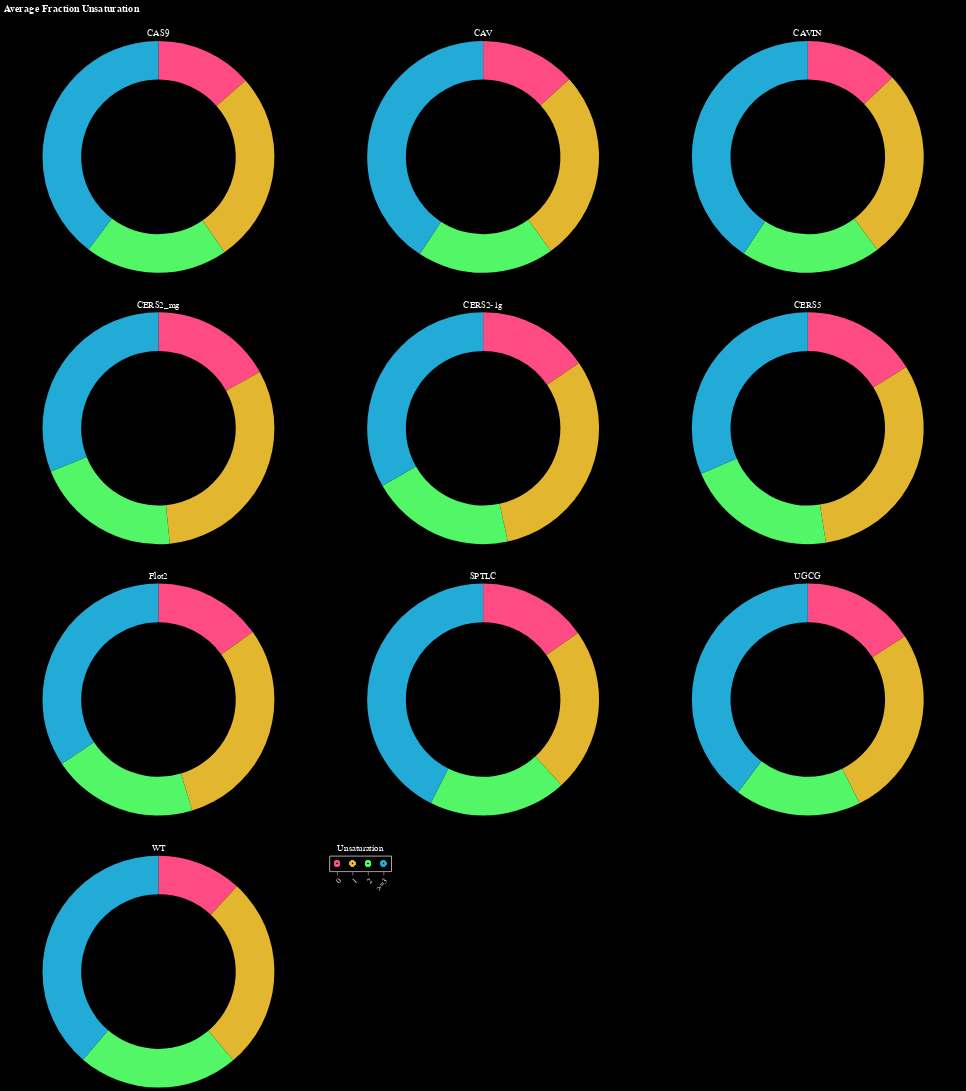

The code cell stored with this chart in its notebook:
### Markdown cell above
# Donut Chart, Grouped Unsaturation

### Code cell
chart_list = []

# create selection tool
click = alt.selection_point(fields=['Unsaturation'])

# create head group legend
unsat = alt.Chart(u2_long).mark_point().encode(
    x=alt.X('Unsaturation:O').axis(labelAngle=-45),
    color=alt.condition(click, 'Unsaturation', alt.value('lightgray')),
    ).add_params(click).properties(title={'text':[], 'subtitle':'Unsaturation', 'subtitleColor':'white'})

for ptn in u2_long['Mutation'].unique():
    source = u2_long[u2_long['Mutation'] == ptn]
    
    donut = alt.Chart(source).mark_arc(innerRadius=100).encode(
        theta='mean(Fraction):Q',
        color=alt.condition(click, 'Unsaturation:O', alt.value('lightgray'), scale=alt.Scale(scheme='rainbow'), legend=None),
        opacity = alt.condition(click, alt.value(1), alt.value(0.1)),
        tooltip=['Unsaturation', 'mean(Fraction)']
    ).add_params(click).properties(
        width=400,
        title={'text':[], 'subtitle':ptn, 'subtitleColor':'white'}
    )
    
    chart_list.append(donut)
    
d2 = alt.hconcat(*chart_list[:3]) & alt.hconcat(*chart_list[3:6]) & alt.hconcat(*chart_list[6:9]) & (chart_list[9] | unsat)
d2 = d2.properties(title=alt.Title('Average Fraction Unsaturation', color='white')).configure(background='black').configure_axis(labelColor='white')
d2

### Figure 1 — Vega-Lite specification as saved in the notebook (floating-point values rounded to 4 significant figures; data arrays with more than 128 entries replaced by an {"elided": "..."} marker saying what was removed)
{"config": {"view": {"continuousWidth": 300, "continuousHeight": 300}, "axis": {"labelColor": "white"}, "background": "black"}, "vconcat": [{"hconcat": [{"data": {"name": "data-3042a92091769aa21554ed6587cd1582"}, "mark": {"type": "arc", "innerRadius": 100}, "encoding": {"color": {"condition": {"param": "param_4", "field": "Unsaturation", "type": "ordinal", "scale": {"scheme": "rainbow"}, "legend": null}, "value": "lightgray"}, "opacity": {"condition": {"param": "param_4", "value": 1}, "value": 0.1}, "theta": {"aggregate": "mean", "field": "Fraction", "type": "quantitative"}, "tooltip": [{"field": "Unsaturation", "type": "nominal"}, {"aggregate": "mean", "field": "Fraction", "type": "quantitative"}]}, "name": "view_14", "title": {"text": [], "subtitle": "CAS9", "subtitleColor": "white"}, "width": 400}, {"data": {"name": "data-0f4c6e38a313f4143655199e00d0425f"}, "mark": {"type": "arc", "innerRadius": 100}, "encoding": {"color": {"condition": {"param": "param_4", "field": "Unsaturation", "type": "ordinal", "scale": {"scheme": "rainbow"}, "legend": null}, "value": "lightgray"}, "opacity": {"condition": {"param": "param_4", "value": 1}, "value": 0.1}, "theta": {"aggregate": "mean", "field": "Fraction", "type": "quantitative"}, "tooltip": [{"field": "Unsaturation", "type": "nominal"}, {"aggregate": "mean", "field": "Fraction", "type": "quantitative"}]}, "name": "view_15", "title": {"text": [], "subtitle": "CAV", "subtitleColor": "white"}, "width": 400}, {"data": {"name": "data-5d02dd743171b5985cb5dafcbd45f8a6"}, "mark": {"type": "arc", "innerRadius": 100}, "encoding": {"color": {"condition": {"param": "param_4", "field": "Unsaturation", "type": "ordinal", "scale": {"scheme": "rainbow"}, "legend": null}, "value": "lightgray"}, "opacity": {"condition": {"param": "param_4", "value": 1}, "value": 0.1}, "theta": {"aggregate": "mean", "field": "Fraction", "type": "quantitative"}, "tooltip": [{"field": "Unsaturation", "type": "nominal"}, {"aggregate": "mean", "field": "Fraction", "type": "quantitative"}]}, "name": "view_16", "title": {"text": [], "subtitle": "CAVIN", "subtitleColor": "white"}, "width": 400}]}, {"hconcat": [{"data": {"name": "data-28bd63e63a69ec38714b40d825d2c41c"}, "mark": {"type": "arc", "innerRadius": 100}, "encoding": {"color": {"condition": {"param": "param_4", "field": "Unsaturation", "type": "ordinal", "scale": {"scheme": "rainbow"}, "legend": null}, "value": "lightgray"}, "opacity": {"condition": {"param": "param_4", "value": 1}, "value": 0.1}, "theta": {"aggregate": "mean", "field": "Fraction", "type": "quantitative"}, "tooltip": [{"field": "Unsaturation", "type": "nominal"}, {"aggregate": "mean", "field": "Fraction", "type": "quantitative"}]}, "name": "view_17", "title": {"text": [], "subtitle": "CERS2_mg", "subtitleColor": "white"}, "width": 400}, {"data": {"name": "data-d91644dd60954953557574cc71f16f52"}, "mark": {"type": "arc", "innerRadius": 100}, "encoding": {"color": {"condition": {"param": "param_4", "field": "Unsaturation", "type": "ordinal", "scale": {"scheme": "rainbow"}, "legend": null}, "value": "lightgray"}, "opacity": {"condition": {"param": "param_4", "value": 1}, "value": 0.1}, "theta": {"aggregate": "mean", "field": "Fraction", "type": "quantitative"}, "tooltip": [{"field": "Unsaturation", "type": "nominal"}, {"aggregate": "mean", "field": "Fraction", "type": "quantitative"}]}, "name": "view_18", "title": {"text": [], "subtitle": "CERS2-1g", "subtitleColor": "white"}, "width": 400}, {"data": {"name": "data-6029d71169fee7cff228c3e3910bc25c"}, "mark": {"type": "arc", "innerRadius": 100}, "encoding": {"color": {"condition": {"param": "param_4", "field": "Unsaturation", "type": "ordinal", "scale": {"scheme": "rainbow"}, "legend": null}, "value": "lightgray"}, "opacity": {"condition": {"param": "param_4", "value": 1}, "value": 0.1}, "theta": {"aggregate": "mean", "field": "Fraction", "type": "quantitative"}, "tooltip": [{"field": "Unsaturation", "type": "nominal"}, {"aggregate": "mean", "field": "Fraction", "type": "quantitative"}]}, "name": "view_19", "title": {"text": [], "subtitle": "CERS5", "subtitleColor": "white"}, "width": 400}]}, {"hconcat": [{"data": {"name": "data-eaef50a91707e74e3095ec5758187a68"}, "mark": {"type": "arc", "innerRadius": 100}, "encoding": {"color": {"condition": {"param": "param_4", "field": "Unsaturation", "type": "ordinal", "scale": {"scheme": "rainbow"}, "legend": null}, "value": "lightgray"}, "opacity": {"condition": {"param": "param_4", "value": 1}, "value": 0.1}, "theta": {"aggregate": "mean", "field": "Fraction", "type": "quantitative"}, "tooltip": [{"field": "Unsaturation", "type": "nominal"}, {"aggregate": "mean", "field": "Fraction", "type": "quantitative"}]}, "name": "view_20", "title": {"text": [], "subtitle": "Flot2", "subtitleColor": "white"}, "width": 400}, {"data": {"name": "data-da81b1ef229a3da075fb353fbbcabd37"}, "mark": {"type": "arc", "innerRadius": 100}, "encoding": {"color": {"condition": {"param": "param_4", "field": "Unsaturation", "type": "ordinal", "scale": {"scheme": "rainbow"}, "legend": null}, "value": "lightgray"}, "opacity": {"condition": {"param": "param_4", "value": 1}, "value": 0.1}, "theta": {"aggregate": "mean", "field": "Fraction", "type": "quantitative"}, "tooltip": [{"field": "Unsaturation", "type": "nominal"}, {"aggregate": "mean", "field": "Fraction", "type": "quantitative"}]}, "name": "view_21", "title": {"text": [], "subtitle": "SPTLC", "subtitleColor": "white"}, "width": 400}, {"data": {"name": "data-f3cec93f6332734d111af517df61f6cd"}, "mark": {"type": "arc", "innerRadius": 100}, "encoding": {"color": {"condition": {"param": "param_4", "field": "Unsaturation", "type": "ordinal", "scale": {"scheme": "rainbow"}, "legend": null}, "value": "lightgray"}, "opacity": {"condition": {"param": "param_4", "value": 1}, "value": 0.1}, "theta": {"aggregate": "mean", "field": "Fraction", "type": "quantitative"}, "tooltip": [{"field": "Unsaturation", "type": "nominal"}, {"aggregate": "mean", "field": "Fraction", "type": "quantitative"}]}, "name": "view_22", "title": {"text": [], "subtitle": "UGCG", "subtitleColor": "white"}, "width": 400}]}, {"hconcat": [{"data": {"name": "data-65ba57377684419d6f5cab4855d2c652"}, "mark": {"type": "arc", "innerRadius": 100}, "encoding": {"color": {"condition": {"param": "param_4", "field": "Unsaturation", "type": "ordinal", "scale": {"scheme": "rainbow"}, "legend": null}, "value": "lightgray"}, "opacity": {"condition": {"param": "param_4", "value": 1}, "value": 0.1}, "theta": {"aggregate": "mean", "field": "Fraction", "type": "quantitative"}, "tooltip": [{"field": "Unsaturation", "type": "nominal"}, {"aggregate": "mean", "field": "Fraction", "type": "quantitative"}]}, "name": "view_23", "title": {"text": [], "subtitle": "WT", "subtitleColor": "white"}, "width": 400}, {"data": {"name": "data-36bb5b4a193879c8e32933f67e96ed72"}, "mark": {"type": "point"}, "encoding": {"color": {"condition": {"param": "param_4", "field": "Unsaturation"}, "value": "lightgray"}, "x": {"axis": {"labelAngle": -45}, "field": "Unsaturation", "type": "ordinal"}}, "name": "view_24", "title": {"text": [], "subtitle": "Unsaturation", "subtitleColor": "white"}}]}], "params": [{"name": "param_4", "select": {"type": "point", "fields": ["Unsaturation"]}, "views": ["view_14", "view_15", "view_16", "view_17", "view_18", "view_19", "view_20", "view_21", "view_22", "view_23", "view_24"]}], "title": {"text": "Average Fraction Unsaturation", "color": "white"}, "$schema": "https://vega.github.io/schema/vega-lite/v5.16.3.json", "datasets": {"data-3042a92091769aa21554ed6587cd1582": [{"Mutation": "CAS9", "Unsaturation": "0", "Fraction": 0.1299}, {"Mutation": "CAS9", "Unsaturation": "0", "Fraction": 0.1413}, {"Mutation": "CAS9", "Unsaturation": "0", "Fraction": 0.131}, {"Mutation": "CAS9", "Unsaturation": "0", "Fraction": 0.1389}, {"Mutation": "CAS9", "Unsaturation": "1", "Fraction": 0.2677}, {"Mutation": "CAS9", "Unsaturation": "1", "Fraction": 0.2695}, {"Mutation": "CAS9", "Unsaturation": "1", "Fraction": 0.2688}, {"Mutation": "CAS9", "Unsaturation": "1", "Fraction": 0.2672}, {"Mutation": "CAS9", "Unsaturation": "2", "Fraction": 0.1997}, {"Mutation": "CAS9", "Unsaturation": "2", "Fraction": 0.1964}, {"Mutation": "CAS9", "Unsaturation": "2", "Fraction": 0.2014}, {"Mutation": "CAS9", "Unsaturation": "2", "Fraction": 0.2004}, {"Mutation": "CAS9", "Unsaturation": ">=3", "Fraction": 0.4027}, {"Mutation": "CAS9", "Unsaturation": ">=3", "Fraction": 0.3928}, {"Mutation": "CAS9", "Unsaturation": ">=3", "Fraction": 0.3988}, {"Mutation": "CAS9", "Unsaturation": ">=3", "Fraction": 0.3935}], "data-0f4c6e38a313f4143655199e00d0425f": [{"Mutation": "CAV", "Unsaturation": "0", "Fraction": 0.1301}, {"Mutation": "CAV", "Unsaturation": "0", "Fraction": 0.125}, {"Mutation": "CAV", "Unsaturation": "0", "Fraction": 0.1498}, {"Mutation": "CAV", "Unsaturation": "0", "Fraction": 0.1278}, {"Mutation": "CAV", "Unsaturation": "1", "Fraction": 0.2716}, {"Mutation": "CAV", "Unsaturation": "1", "Fraction": 0.261}, {"Mutation": "CAV", "Unsaturation": "1", "Fraction": 0.2695}, {"Mutation": "CAV", "Unsaturation": "1", "Fraction": 0.2682}, {"Mutation": "CAV", "Unsaturation": "2", "Fraction": 0.182}, {"Mutation": "CAV", "Unsaturation": "2", "Fraction": 0.1858}, {"Mutation": "CAV", "Unsaturation": "2", "Fraction": 0.1992}, {"Mutation": "CAV", "Unsaturation": "2", "Fraction": 0.1976}, {"Mutation": "CAV", "Unsaturation": ">=3", "Fraction": 0.4164}, {"Mutation": "CAV", "Unsaturation": ">=3", "Fraction": 0.4281}, {"Mutation": "CAV", "Unsaturation": ">=3", "Fraction": 0.3815}, {"Mutation": "CAV", "Unsaturation": ">=3", "Fraction": 0.4064}], "data-5d02dd743171b5985cb5dafcbd45f8a6": [{"Mutation": "CAVIN", "Unsaturation": "0", "Fraction": 0.1367}, {"Mutation": "CAVIN", "Unsaturation": "0", "Fraction": 0.1278}, {"Mutation": "CAVIN", "Unsaturation": "0", "Fraction": 0.1284}, {"Mutation": "CAVIN", "Unsaturation": "0", "Fraction": 0.1271}, {"Mutation": "CAVIN", "Unsaturation": "1", "Fraction": 0.2748}, {"Mutation": "CAVIN", "Unsaturation": "1", "Fraction": 0.2707}, {"Mutation": "CAVIN", "Unsaturation": "1", "Fraction": 0.2608}, {"Mutation": "CAVIN", "Unsaturation": "1", "Fraction": 0.2639}, {"Mutation": "CAVIN", "Unsaturation": "2", "Fraction": 0.2044}, {"Mutation": "CAVIN", "Unsaturation": "2", "Fraction": 0.2041}, {"Mutation": "CAVIN", "Unsaturation": "2", "Fraction": 0.1897}, {"Mutation": "CAVIN", "Unsaturation": "2", "Fraction": 0.1843}, {"Mutation": "CAVIN", "Unsaturation": ">=3", "Fraction": 0.3841}, {"Mutation": "CAVIN", "Unsaturation": ">=3", "Fraction": 0.3974}, {"Mutation": "CAVIN", "Unsaturation": ">=3", "Fraction": 0.421}, {"Mutation": "CAVIN", "Unsaturation": ">=3", "Fraction": 0.4247}], "data-28bd63e63a69ec38714b40d825d2c41c": [{"Mutation": "CERS2_mg", "Unsaturation": "0", "Fraction": 0.1515}, {"Mutation": "CERS2_mg", "Unsaturation": "0", "Fraction": 0.1737}, {"Mutation": "CERS2_mg", "Unsaturation": "0", "Fraction": 0.1774}, {"Mutation": "CERS2_mg", "Unsaturation": "0", "Fraction": 0.1746}, {"Mutation": "CERS2_mg", "Unsaturation": "1", "Fraction": 0.3217}, {"Mutation": "CERS2_mg", "Unsaturation": "1", "Fraction": 0.3157}, {"Mutation": "CERS2_mg", "Unsaturation": "1", "Fraction": 0.3115}, {"Mutation": "CERS2_mg", "Unsaturation": "1", "Fraction": 0.3116}, {"Mutation": "CERS2_mg", "Unsaturation": "2", "Fraction": 0.2061}, {"Mutation": "CERS2_mg", "Unsaturation": "2", "Fraction": 0.2038}, {"Mutation": "CERS2_mg", "Unsaturation": "2", "Fraction": 0.2046}, {"Mutation": "CERS2_mg", "Unsaturation": "2", "Fraction": 0.2049}, {"Mutation": "CERS2_mg", "Unsaturation": ">=3", "Fraction": 0.3207}, {"Mutation": "CERS2_mg", "Unsaturation": ">=3", "Fraction": 0.3068}, {"Mutation": "CERS2_mg", "Unsaturation": ">=3", "Fraction": 0.3065}, {"Mutation": "CERS2_mg", "Unsaturation": ">=3", "Fraction": 0.3088}], "data-d91644dd60954953557574cc71f16f52": [{"Mutation": "CERS2-1g", "Unsaturation": "0", "Fraction": 0.1499}, {"Mutation": "CERS2-1g", "Unsaturation": "0", "Fraction": 0.1381}, {"Mutation": "CERS2-1g", "Unsaturation": "0", "Fraction": 0.1672}, {"Mutation": "CERS2-1g", "Unsaturation": "0", "Fraction": 0.1649}, {"Mutation": "CERS2-1g", "Unsaturation": "1", "Fraction": 0.3006}, {"Mutation": "CERS2-1g", "Unsaturation": "1", "Fraction": 0.3064}, {"Mutation": "CERS2-1g", "Unsaturation": "1", "Fraction": 0.3183}, {"Mutation": "CERS2-1g", "Unsaturation": "1", "Fraction": 0.3181}, {"Mutation": "CERS2-1g", "Unsaturation": "2", "Fraction": 0.196}, {"Mutation": "CERS2-1g", "Unsaturation": "2", "Fraction": 0.205}, {"Mutation": "CERS2-1g", "Unsaturation": "2", "Fraction": 0.2}, {"Mutation": "CERS2-1g", "Unsaturation": "2", "Fraction": 0.2049}, {"Mutation": "CERS2-1g", "Unsaturation": ">=3", "Fraction": 0.3536}, {"Mutation": "CERS2-1g", "Unsaturation": ">=3", "Fraction": 0.3505}, {"Mutation": "CERS2-1g", "Unsaturation": ">=3", "Fraction": 0.3145}, {"Mutation": "CERS2-1g", "Unsaturation": ">=3", "Fraction": 0.3121}], "data-6029d71169fee7cff228c3e3910bc25c": [{"Mutation": "CERS5", "Unsaturation": "0", "Fraction": 0.1592}, {"Mutation": "CERS5", "Unsaturation": "0", "Fraction": 0.1583}, {"Mutation": "CERS5", "Unsaturation": "0", "Fraction": 0.1607}, {"Mutation": "CERS5", "Unsaturation": "0", "Fraction": 0.1677}, {"Mutation": "CERS5", "Unsaturation": "1", "Fraction": 0.3135}, {"Mutation": "CERS5", "Unsaturation": "1", "Fraction": 0.3119}, {"Mutation": "CERS5", "Unsaturation": "1", "Fraction": 0.3161}, {"Mutation": "CERS5", "Unsaturation": "1", "Fraction": 0.3125}, {"Mutation": "CERS5", "Unsaturation": "2", "Fraction": 0.2044}, {"Mutation": "CERS5", "Unsaturation": "2", "Fraction": 0.2092}, {"Mutation": "CERS5", "Unsaturation": "2", "Fraction": 0.2165}, {"Mutation": "CERS5", "Unsaturation": "2", "Fraction": 0.213}, {"Mutation": "CERS5", "Unsaturation": ">=3", "Fraction": 0.3229}, {"Mutation": "CERS5", "Unsaturation": ">=3", "Fraction": 0.3205}, {"Mutation": "CERS5", "Unsaturation": ">=3", "Fraction": 0.3067}, {"Mutation": "CERS5", "Unsaturation": ">=3", "Fraction": 0.3068}], "data-eaef50a91707e74e3095ec5758187a68": [{"Mutation": "Flot2", "Unsaturation": "0", "Fraction": 0.1392}, {"Mutation": "Flot2", "Unsaturation": "0", "Fraction": 0.1404}, {"Mutation": "Flot2", "Unsaturation": "0", "Fraction": 0.1648}, {"Mutation": "Flot2", "Unsaturation": "0", "Fraction": 0.1603}, {"Mutation": "Flot2", "Unsaturation": "1", "Fraction": 0.3046}, {"Mutation": "Flot2", "Unsaturation": "1", "Fraction": 0.309}, {"Mutation": "Flot2", "Unsaturation": "1", "Fraction": 0.3009}, {"Mutation": "Flot2", "Unsaturation": "1", "Fraction": 0.2929}, {"Mutation": "Flot2", "Unsaturation": "2", "Fraction": 0.2187}, {"Mutation": "Flot2", "Unsaturation": "2", "Fraction": 0.215}, {"Mutation": "Flot2", "Unsaturation": "2", "Fraction": 0.1938}, {"Mutation": "Flot2", "Unsaturation": "2", "Fraction": 0.1877}, {"Mutation": "Flot2", "Unsaturation": ">=3", "Fraction": 0.3374}, {"Mutation": "Flot2", "Unsaturation": ">=3", "Fraction": 0.3356}, {"Mutation": "Flot2", "Unsaturation": ">=3", "Fraction": 0.3406}, {"Mutation": "Flot2", "Unsaturation": ">=3", "Fraction": 0.3591}], "data-da81b1ef229a3da075fb353fbbcabd37": [{"Mutation": "SPTLC", "Unsaturation": "0", "Fraction": 0.1504}, {"Mutation": "SPTLC", "Unsaturation": "0", "Fraction": 0.1462}, {"Mutation": "SPTLC", "Unsaturation": "0", "Fraction": 0.1605}, {"Mutation": "SPTLC", "Unsaturation": "0", "Fraction": 0.1529}, {"Mutation": "SPTLC", "Unsaturation": "1", "Fraction": 0.2274}, {"Mutation": "SPTLC", "Unsaturation": "1", "Fraction": 0.2281}, {"Mutation": "SPTLC", "Unsaturation": "1", "Fraction": 0.2314}, {"Mutation": "SPTLC", "Unsaturation": "1", "Fraction": 0.2316}, {"Mutation": "SPTLC", "Unsaturation": "2", "Fraction": 0.1864}, {"Mutation": "SPTLC", "Unsaturation": "2", "Fraction": 0.1998}, {"Mutation": "SPTLC", "Unsaturation": "2", "Fraction": 0.1974}, {"Mutation": "SPTLC", "Unsaturation": "2", "Fraction": 0.1857}, {"Mutation": "SPTLC", "Unsaturation": ">=3", "Fraction": 0.4359}, {"Mutation": "SPTLC", "Unsaturation": ">=3", "Fraction": 0.4258}, {"Mutation": "SPTLC", "Unsaturation": ">=3", "Fraction": 0.4107}, {"Mutation": "SPTLC", "Unsaturation": ">=3", "Fraction": 0.4298}], "data-f3cec93f6332734d111af517df61f6cd": [{"Mutation": "UGCG", "Unsaturation": "0", "Fraction": 0.1501}, {"Mutation": "UGCG", "Unsaturation": "0", "Fraction": 0.1564}, {"Mutation": "UGCG", "Unsaturation": "0", "Fraction": 0.164}, {"Mutation": "UGCG", "Unsaturation": "0", "Fraction": 0.1611}, {"Mutation": "UGCG", "Unsaturation": "1", "Fraction": 0.2758}, {"Mutation": "UGCG", "Unsaturation": "1", "Fraction": 0.2768}, {"Mutation": "UGCG", "Unsaturation": "1", "Fraction": 0.2554}, {"Mutation": "UGCG", "Unsaturation": "1", "Fraction": 0.2653}, {"Mutation": "UGCG", "Unsaturation": "2", "Fraction": 0.1905}, {"Mutation": "UGCG", "Unsaturation": "2", "Fraction": 0.1694}, {"Mutation": "UGCG", "Unsaturation": "2", "Fraction": 0.1768}, {"Mutation": "UGCG", "Unsaturation": "2", "Fraction": 0.1692}, {"Mutation": "UGCG", "Unsaturation": ">=3", "Fraction": 0.3836}, {"Mutation": "UGCG", "Unsaturation": ">=3", "Fraction": 0.3974}, {"Mutation": "UGCG", "Unsaturation": ">=3", "Fraction": 0.4037}, {"Mutation": "UGCG", "Unsaturation": ">=3", "Fraction": 0.4044}], "data-65ba57377684419d6f5cab4855d2c652": [{"Mutation": "WT", "Unsaturation": "0", "Fraction": 0.1227}, {"Mutation": "WT", "Unsaturation": "0", "Fraction": 0.1168}, {"Mutation": "WT", "Unsaturation": "0", "Fraction": 0.1166}, {"Mutation": "WT", "Unsaturation": "0", "Fraction": 0.1173}, {"Mutation": "WT", "Unsaturation": "1", "Fraction": 0.2725}, {"Mutation": "WT", "Unsaturation": "1", "Fraction": 0.265}, {"Mutation": "WT", "Unsaturation": "1", "Fraction": 0.2626}, {"Mutation": "WT", "Unsaturation": "1", "Fraction": 0.2804}, {"Mutation": "WT", "Unsaturation": "2", "Fraction": 0.2241}, {"Mutation": "WT", "Unsaturation": "2", "Fraction": 0.2247}, {"Mutation": "WT", "Unsaturation": "2", "Fraction": 0.2247}, {"Mutation": "WT", "Unsaturation": "2", "Fraction": 0.2238}, {"Mutation": "WT", "Unsaturation": ">=3", "Fraction": 0.3807}, {"Mutation": "WT", "Unsaturation": ">=3", "Fraction": 0.3935}, {"Mutation": "WT", "Unsaturation": ">=3", "Fraction": 0.3961}, {"Mutation": "WT", "Unsaturation": ">=3", "Fraction": 0.3785}], "data-36bb5b4a193879c8e32933f67e96ed72": {"elided": "160 records"}}}
